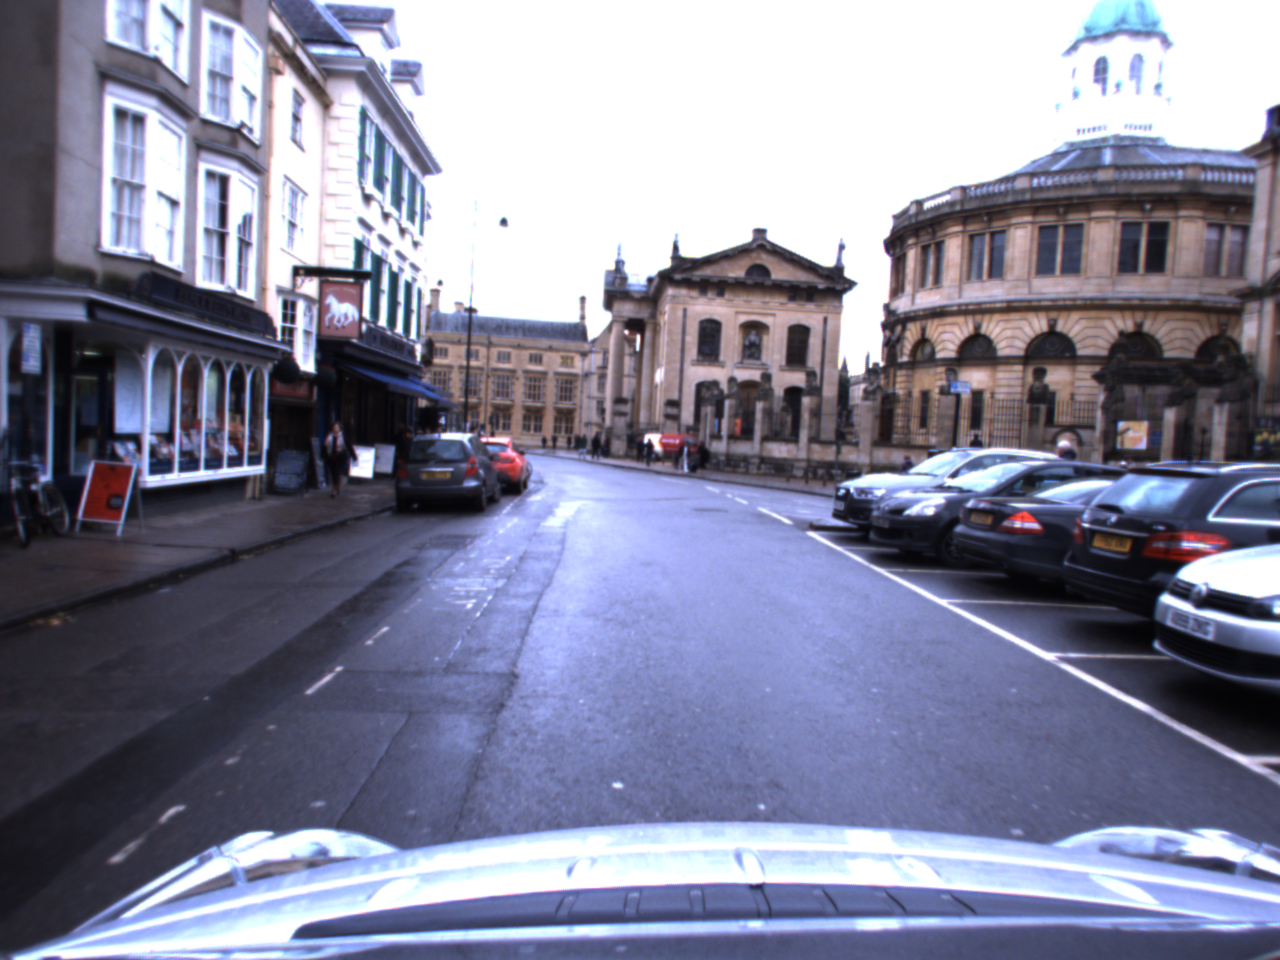

This figure's Python source:
from PIL import Image
import image as sdk_im
import camera_model as camera

im_arr = sdk_im.load_image("/home/tusimple-sudo/Downloads/sample/stereo/left/1418381798076682.png")
im_arr = camera.undistort(im_arr)
im = Image.fromarray(im_arr)
im.save("test.png")
